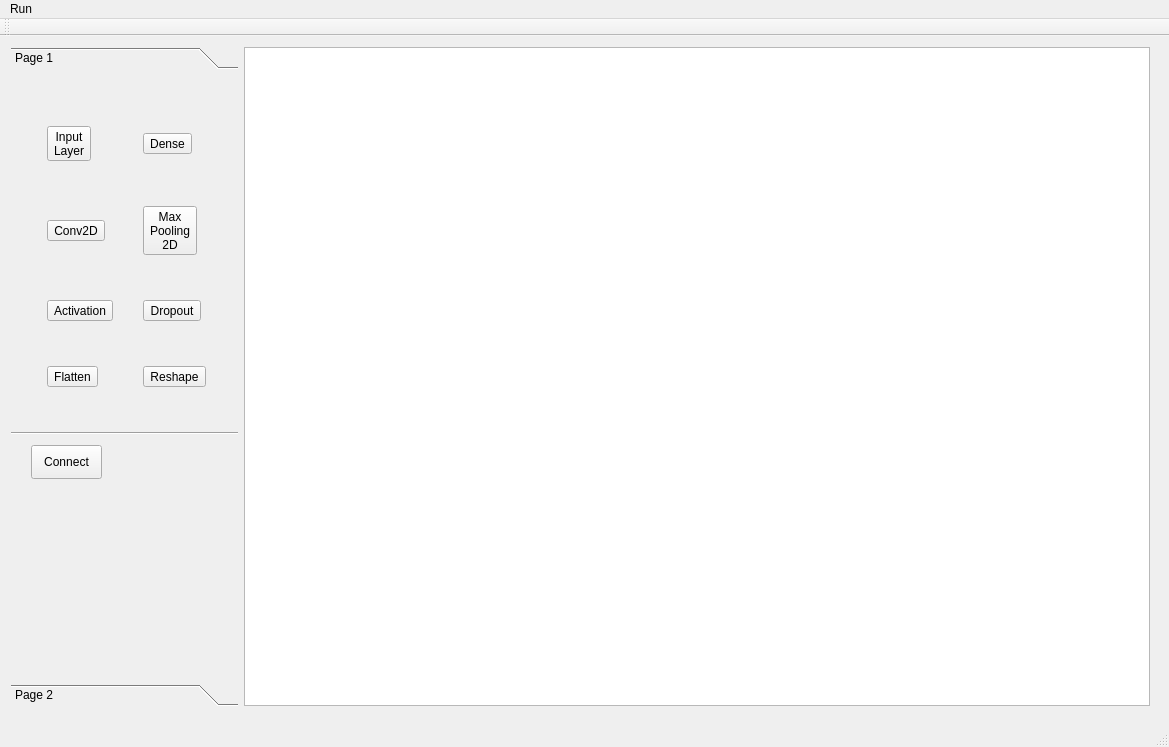
<?xml version="1.0" encoding="UTF-8"?>
<ui version="4.0">
 <class>MainWindow</class>
 <widget class="QMainWindow" name="MainWindow">
  <property name="geometry">
   <rect>
    <x>0</x>
    <y>0</y>
    <width>1169</width>
    <height>747</height>
   </rect>
  </property>
  <property name="windowTitle">
   <string>MainWindow</string>
  </property>
  <widget class="QWidget" name="centralWidget">
   <widget class="QWidget" name="layoutWidget">
    <property name="geometry">
     <rect>
      <x>0</x>
      <y>0</y>
      <width>1161</width>
      <height>681</height>
     </rect>
    </property>
    <layout class="QHBoxLayout" name="horizontalLayout">
     <item>
      <widget class="QToolBox" name="toolBox">
       <property name="sizePolicy">
        <sizepolicy hsizetype="Preferred" vsizetype="Preferred">
         <horstretch>1</horstretch>
         <verstretch>0</verstretch>
        </sizepolicy>
       </property>
       <property name="currentIndex">
        <number>0</number>
       </property>
       <widget class="QWidget" name="page">
        <property name="geometry">
         <rect>
          <x>0</x>
          <y>0</y>
          <width>231</width>
          <height>615</height>
         </rect>
        </property>
        <attribute name="label">
         <string>Page 1</string>
        </attribute>
        <widget class="QWidget" name="gridLayoutWidget">
         <property name="geometry">
          <rect>
           <x>1</x>
           <y>1</y>
           <width>231</width>
           <height>361</height>
          </rect>
         </property>
         <layout class="QGridLayout" name="gridLayout">
          <item row="0" column="1">
           <widget class="QToolButton" name="denseButton">
            <property name="text">
             <string>Dense</string>
            </property>
            <property name="checkable">
             <bool>true</bool>
            </property>
            <attribute name="buttonGroup">
             <string notr="true">toolBoxButtonGroup</string>
            </attribute>
           </widget>
          </item>
          <item row="1" column="1">
           <widget class="QToolButton" name="maxPooling2DButton">
            <property name="text">
             <string>Max
Pooling
2D</string>
            </property>
            <property name="checkable">
             <bool>true</bool>
            </property>
            <attribute name="buttonGroup">
             <string notr="true">toolBoxButtonGroup</string>
            </attribute>
           </widget>
          </item>
          <item row="3" column="0">
           <widget class="QToolButton" name="flattenButton">
            <property name="text">
             <string>Flatten</string>
            </property>
            <property name="checkable">
             <bool>true</bool>
            </property>
            <attribute name="buttonGroup">
             <string notr="true">toolBoxButtonGroup</string>
            </attribute>
           </widget>
          </item>
          <item row="0" column="0">
           <widget class="QToolButton" name="inputLayerButton">
            <property name="text">
             <string>Input
Layer</string>
            </property>
            <property name="checkable">
             <bool>true</bool>
            </property>
            <attribute name="buttonGroup">
             <string notr="true">toolBoxButtonGroup</string>
            </attribute>
           </widget>
          </item>
          <item row="2" column="1">
           <widget class="QToolButton" name="dropoutButton">
            <property name="text">
             <string>Dropout</string>
            </property>
            <property name="checkable">
             <bool>true</bool>
            </property>
            <attribute name="buttonGroup">
             <string notr="true">toolBoxButtonGroup</string>
            </attribute>
           </widget>
          </item>
          <item row="3" column="1">
           <widget class="QToolButton" name="reshapeButton">
            <property name="text">
             <string>Reshape</string>
            </property>
            <property name="checkable">
             <bool>true</bool>
            </property>
            <attribute name="buttonGroup">
             <string notr="true">toolBoxButtonGroup</string>
            </attribute>
           </widget>
          </item>
          <item row="2" column="0">
           <widget class="QToolButton" name="activationButton">
            <property name="text">
             <string>Activation</string>
            </property>
            <property name="checkable">
             <bool>true</bool>
            </property>
            <attribute name="buttonGroup">
             <string notr="true">toolBoxButtonGroup</string>
            </attribute>
           </widget>
          </item>
          <item row="1" column="0">
           <widget class="QToolButton" name="conv2DButton">
            <property name="text">
             <string>Conv2D</string>
            </property>
            <property name="checkable">
             <bool>true</bool>
            </property>
            <attribute name="buttonGroup">
             <string notr="true">toolBoxButtonGroup</string>
            </attribute>
           </widget>
          </item>
         </layout>
        </widget>
        <widget class="Line" name="line">
         <property name="geometry">
          <rect>
           <x>0</x>
           <y>350</y>
           <width>239</width>
           <height>16</height>
          </rect>
         </property>
         <property name="sizePolicy">
          <sizepolicy hsizetype="Minimum" vsizetype="Fixed">
           <horstretch>0</horstretch>
           <verstretch>0</verstretch>
          </sizepolicy>
         </property>
         <property name="orientation">
          <enum>Qt::Horizontal</enum>
         </property>
        </widget>
        <widget class="QToolButton" name="connectButton">
         <property name="geometry">
          <rect>
           <x>20</x>
           <y>370</y>
           <width>71</width>
           <height>34</height>
          </rect>
         </property>
         <property name="text">
          <string>Connect</string>
         </property>
         <property name="checkable">
          <bool>true</bool>
         </property>
        </widget>
       </widget>
       <widget class="QWidget" name="page_2">
        <property name="geometry">
         <rect>
          <x>0</x>
          <y>0</y>
          <width>231</width>
          <height>615</height>
         </rect>
        </property>
        <attribute name="label">
         <string>Page 2</string>
        </attribute>
       </widget>
      </widget>
     </item>
     <item>
      <widget class="QGraphicsView" name="graphicsView">
       <property name="enabled">
        <bool>true</bool>
       </property>
       <property name="sizePolicy">
        <sizepolicy hsizetype="Expanding" vsizetype="Expanding">
         <horstretch>4</horstretch>
         <verstretch>0</verstretch>
        </sizepolicy>
       </property>
      </widget>
     </item>
    </layout>
   </widget>
  </widget>
  <widget class="QMenuBar" name="menuBar">
   <property name="geometry">
    <rect>
     <x>0</x>
     <y>0</y>
     <width>1169</width>
     <height>30</height>
    </rect>
   </property>
   <widget class="QMenu" name="menuRun">
    <property name="title">
     <string>Run</string>
    </property>
    <addaction name="actionCompile"/>
   </widget>
   <addaction name="menuRun"/>
  </widget>
  <widget class="QStatusBar" name="statusBar"/>
  <widget class="QToolBar" name="toolBar">
   <property name="windowTitle">
    <string>toolBar</string>
   </property>
   <attribute name="toolBarArea">
    <enum>TopToolBarArea</enum>
   </attribute>
   <attribute name="toolBarBreak">
    <bool>false</bool>
   </attribute>
  </widget>
  <action name="actionNew_Project">
   <property name="text">
    <string>New Project</string>
   </property>
  </action>
  <action name="actionCompile">
   <property name="text">
    <string>Compile</string>
   </property>
  </action>
  <action name="actionOpen_Project">
   <property name="text">
    <string>Open Project</string>
   </property>
  </action>
  <action name="actionSave_Project">
   <property name="text">
    <string>Save Project</string>
   </property>
  </action>
 </widget>
 <layoutdefault spacing="6" margin="11"/>
 <resources/>
 <connections/>
 <buttongroups>
  <buttongroup name="toolBoxButtonGroup">
   <property name="exclusive">
    <bool>false</bool>
   </property>
  </buttongroup>
 </buttongroups>
</ui>
